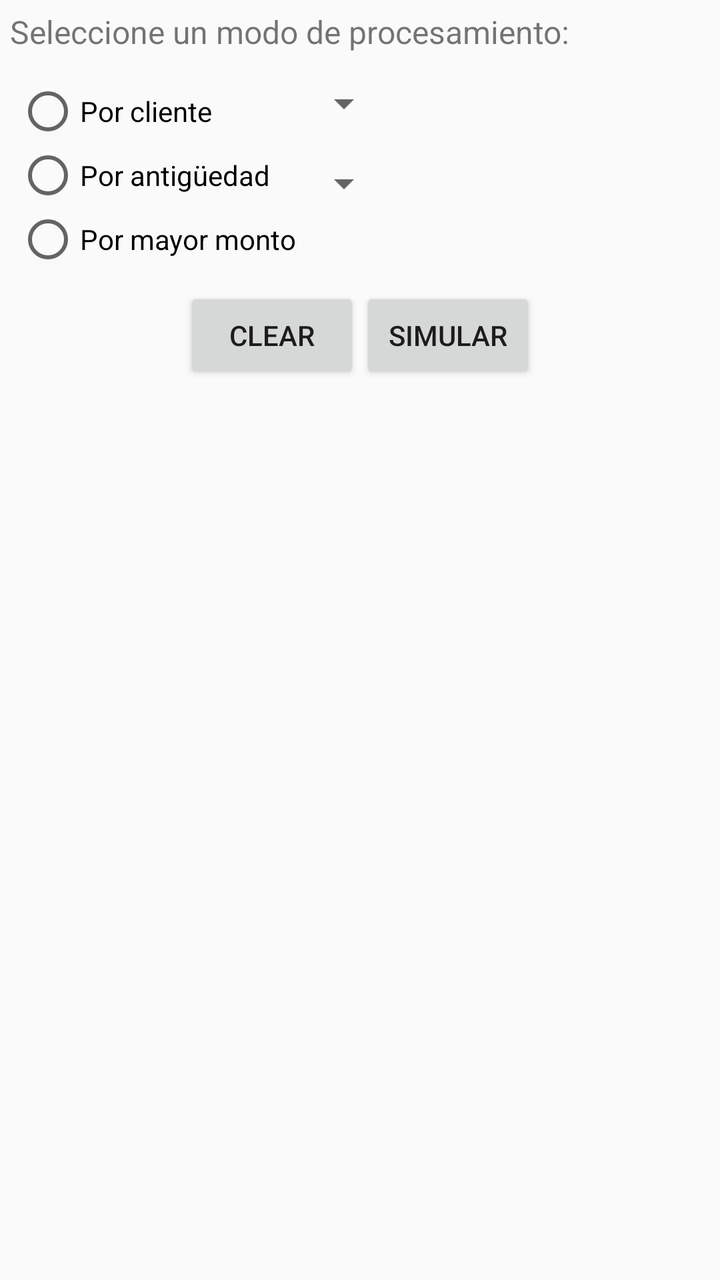
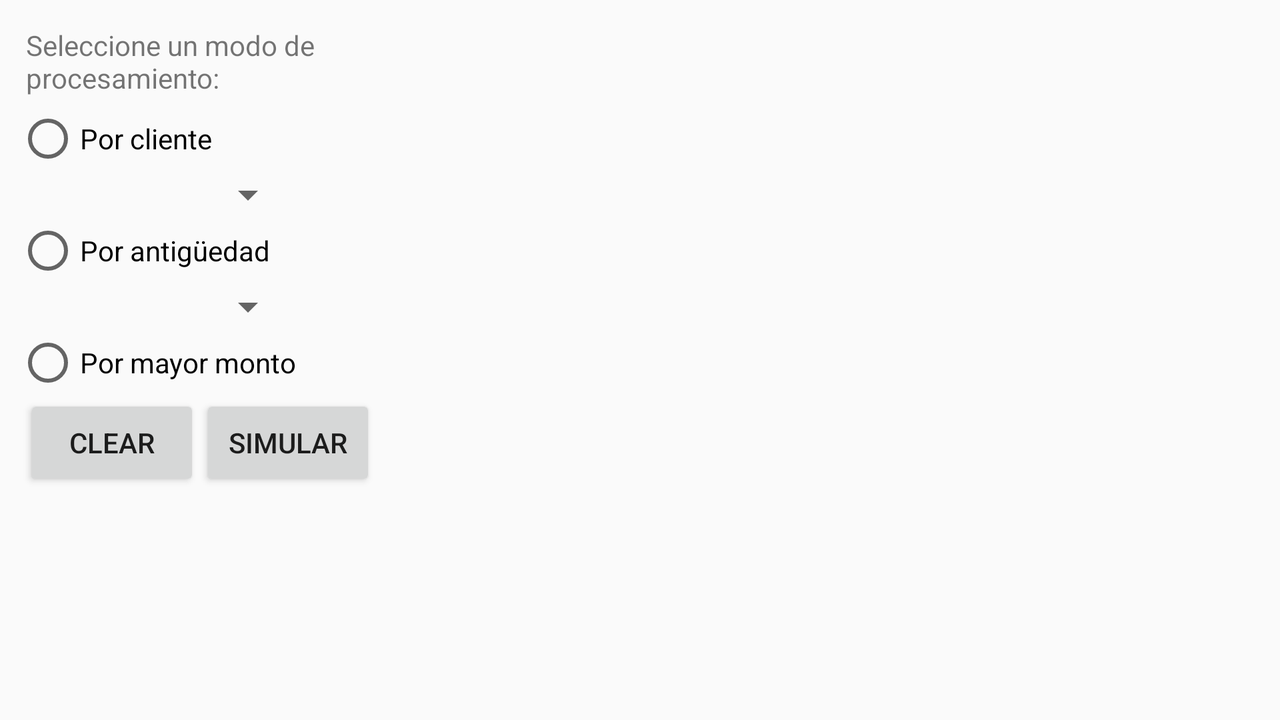

An Android layout and its configuration variant, each rendered on a device that would load it. The default file and the variant file are quoted in full after the pictures.
<!-- AndroidManifest.xml: application theme AppTheme -->
<!-- res/layout/activity_order_simulator.xml -->
<?xml version="1.0" encoding="utf-8"?>
<LinearLayout xmlns:android="http://schemas.android.com/apk/res/android"
    xmlns:app="http://schemas.android.com/apk/res-auto"
    xmlns:tools="http://schemas.android.com/tools"
    android:layout_width="match_parent"
    android:layout_height="match_parent"
    android:orientation="vertical"
    android:background="@drawable/white"
    tools:context="com.fiuady.compustore.android.compustore.OrderSimulatorActivity">

    <TextView
        android:layout_width="wrap_content"
        android:layout_height="wrap_content"
        android:padding="@dimen/text_general_margin"
        android:textSize="16sp"
        android:text="Seleccione un modo de procesamiento:"/>
<LinearLayout
    android:layout_width="match_parent"
    android:layout_height="wrap_content"
    android:orientation="horizontal"
    android:padding="@dimen/activity_horizontal_margin">
    <LinearLayout
        android:layout_width="wrap_content"
        android:layout_height="wrap_content"
        android:orientation="vertical">
        <LinearLayout
            android:layout_width="wrap_content"
            android:layout_height="wrap_content"
            android:orientation="horizontal">
            <LinearLayout
                android:layout_width="wrap_content"
                android:layout_height="wrap_content"
                android:orientation="horizontal">

                <RadioGroup
                    android:id="@+id/orderSimulatorActivity_filter_radioGroup"
                    android:layout_width="wrap_content"
                    android:layout_height="wrap_content"
                    android:orientation="vertical">
                    <RadioButton
                        android:id="@+id/orderSimulatorActivity_customers_radio"
                        android:layout_width="wrap_content"
                        android:layout_height="wrap_content"
                        android:text="Por cliente"
                        />
                    <RadioButton
                        android:id="@+id/orderSimulatorActivity_date_radio"
                        android:layout_width="wrap_content"
                        android:layout_height="wrap_content"
                        android:text="Por antigüedad"/>
                    <RadioButton
                        android:id="@+id/orderSimulatorActivity_totalSale_radio"
                        android:layout_width="wrap_content"
                        android:layout_height="wrap_content"
                        android:text="Por mayor monto"/>
                </RadioGroup>
                <LinearLayout
                    android:layout_width="wrap_content"
                    android:layout_height="match_parent"
                    android:orientation="vertical"
                    android:layout_gravity="center">
                    <LinearLayout
                        android:layout_width="wrap_content"
                        android:layout_height="wrap_content"
                        android:orientation="horizontal"
                        android:layout_weight="1">

                        <Spinner
                            android:id="@+id/orderSimulatorActivity_customers_spinner"
                            android:layout_width="wrap_content"
                            android:layout_height="wrap_content"/>
                    </LinearLayout>
                    <LinearLayout
                        android:layout_width="wrap_content"
                        android:layout_height="wrap_content"
                        android:layout_weight="1">

                        <Spinner
                            android:id="@+id/orderSimulatorActivity_sort_spinner"
                            android:layout_width="wrap_content"
                            android:layout_height="wrap_content" />
                    </LinearLayout>
                    <LinearLayout
                        android:layout_width="wrap_content"
                        android:layout_height="wrap_content"
                        android:layout_weight="1">

                    </LinearLayout>
                </LinearLayout>

            </LinearLayout>

        </LinearLayout>





    </LinearLayout>




</LinearLayout>
    <LinearLayout
        android:layout_width="match_parent"
        android:layout_height="wrap_content"
        android:gravity="center">
        <Button
            android:id="@+id/orderSimulatorActivity_clear_button"
            android:layout_width="wrap_content"
            android:layout_height="wrap_content"
            android:text="clear"/>
        <Button
            android:id="@+id/orderSimulatorActivity_simulate_button"
            android:layout_width="wrap_content"
            android:layout_height="wrap_content"

            android:text="Simular" />
    </LinearLayout>

    <android.support.v7.widget.RecyclerView
        android:id="@+id/orderSimulatorActivity_orders_recyclerView"
        android:layout_width="match_parent"
        android:layout_height="wrap_content"/>


</LinearLayout>
<!-- resources referenced by this layout -->
<resources>
  <dimen name="activity_horizontal_margin">8dp</dimen>
  <dimen name="text_general_margin">5dp</dimen>
  <style name="AppTheme" parent="Theme.AppCompat.Light.DarkActionBar">
          
          <item name="colorPrimary">@color/colorPrimary</item>
          <item name="colorPrimaryDark">@color/colorPrimaryDark</item>
          <item name="colorAccent">@color/colorAccent</item>
      </style>
</resources>
<!-- res/layout-land/activity_order_simulator.xml (the repository's variant of the layout above) -->
<!-- drawn on the phone turned sideways -->
<?xml version="1.0" encoding="utf-8"?>
<LinearLayout xmlns:android="http://schemas.android.com/apk/res/android"
    xmlns:app="http://schemas.android.com/apk/res-auto"
    xmlns:tools="http://schemas.android.com/tools"
    android:layout_width="match_parent"
    android:layout_height="match_parent"
    android:orientation="horizontal"
    android:background="@drawable/white"
    tools:context="com.fiuady.compustore.android.compustore.OrderSimulatorActivity">


    <ScrollView
        android:layout_width="200dp"
        android:layout_height="wrap_content"
        android:orientation="vertical"
        android:padding="@dimen/activity_horizontal_margin">

        <LinearLayout
            android:layout_width="match_parent"
            android:layout_height="wrap_content"
            android:orientation="vertical">
            <TextView
                android:layout_width="match_parent"
                android:layout_height="wrap_content"
                android:padding="@dimen/text_general_margin"
                android:textSize="14sp"
                android:text="Seleccione un modo de procesamiento:"/>
            <LinearLayout
                android:layout_width="wrap_content"
                android:layout_height="wrap_content"
                android:orientation="horizontal">
                <LinearLayout
                    android:layout_width="wrap_content"
                    android:layout_height="wrap_content"
                    android:orientation="horizontal">

                    <RadioGroup
                        android:id="@+id/orderSimulatorActivity_filter_radioGroup"
                        android:layout_width="wrap_content"
                        android:layout_height="wrap_content"
                        android:orientation="vertical">
                        <RadioButton
                            android:id="@+id/orderSimulatorActivity_customers_radio"
                            android:layout_width="wrap_content"
                            android:layout_height="wrap_content"
                            android:text="Por cliente"
                            />
                        <Spinner
                            android:id="@+id/orderSimulatorActivity_customers_spinner"
                            android:layout_width="wrap_content"
                            android:layout_height="wrap_content"
                            android:layout_gravity="right"/>

                        <RadioButton
                            android:id="@+id/orderSimulatorActivity_date_radio"
                            android:layout_width="wrap_content"
                            android:layout_height="wrap_content"
                            android:text="Por antigüedad"/>

                        <Spinner
                            android:id="@+id/orderSimulatorActivity_sort_spinner"
                            android:layout_width="wrap_content"
                            android:layout_height="wrap_content"
                            android:layout_gravity="right"/>
                        <RadioButton
                            android:id="@+id/orderSimulatorActivity_totalSale_radio"
                            android:layout_width="wrap_content"
                            android:layout_height="wrap_content"
                            android:text="Por mayor monto"/>
                    </RadioGroup>
                </LinearLayout>
            </LinearLayout>

            <LinearLayout
                android:layout_width="match_parent"
                android:layout_height="wrap_content"
                android:gravity="center">
                <Button
                    android:id="@+id/orderSimulatorActivity_clear_button"
                    android:layout_width="wrap_content"
                    android:layout_height="wrap_content"
                    android:text="clear"/>
                <Button
                    android:id="@+id/orderSimulatorActivity_simulate_button"
                    android:layout_width="wrap_content"
                    android:layout_height="wrap_content"

                    android:text="Simular" />
            </LinearLayout>



        </LinearLayout>




    </ScrollView>

    <android.support.v7.widget.RecyclerView
        android:padding="@dimen/activity_vertical_margin"
        android:id="@+id/orderSimulatorActivity_orders_recyclerView"
        android:layout_width="match_parent"
        android:layout_height="wrap_content"/>


</LinearLayout>
<!-- resources referenced by the variant -->
<!-- as the phone turned sideways resolves them -->
<resources>
  <dimen name="activity_horizontal_margin">8dp</dimen>
  <dimen name="activity_vertical_margin">16dp</dimen>
  <dimen name="text_general_margin">5dp</dimen>
  <style name="AppTheme" parent="Theme.AppCompat.Light.DarkActionBar">
          
          <item name="colorPrimary">@color/colorPrimary</item>
          <item name="colorPrimaryDark">@color/colorPrimaryDark</item>
          <item name="colorAccent">@color/colorAccent</item>
      </style>
</resources>
